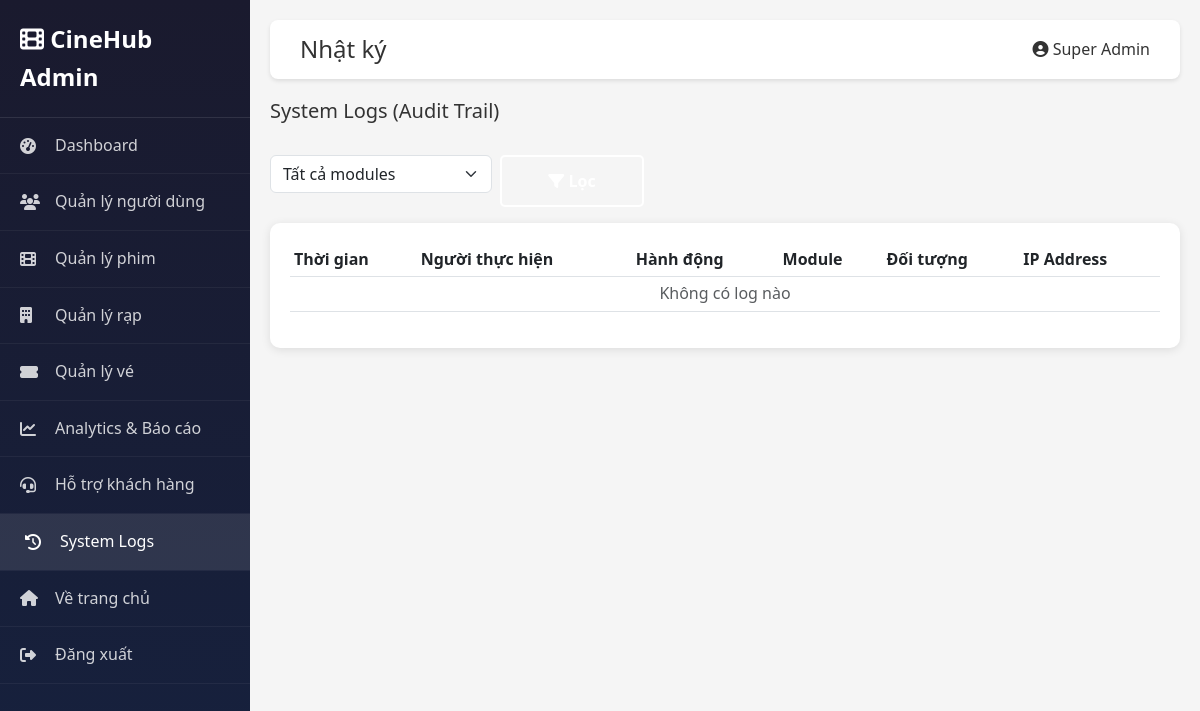
Page /?route=admin/logs (signed in) on the earlier database version.
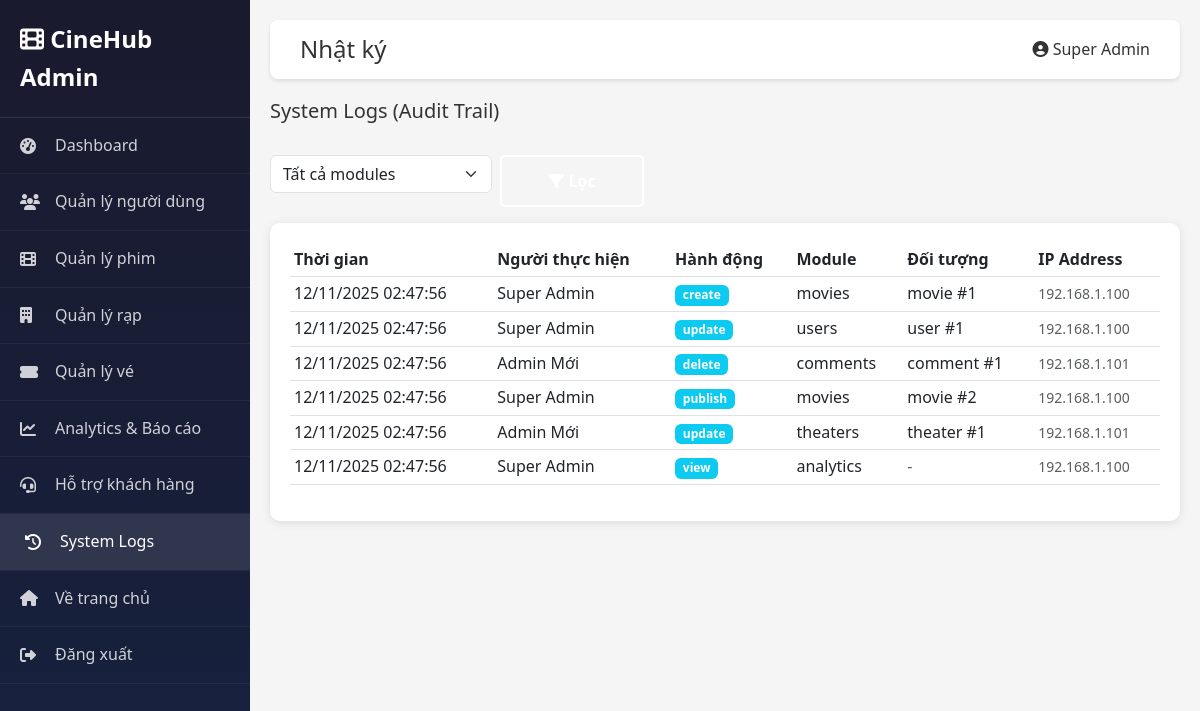
Same page on the later database version.
### tables this page shows
CREATE TABLE `admin_logs` (
  `id` int(11) NOT NULL,
  `user_id` int(11) NOT NULL,
  `action` varchar(100) NOT NULL,
  `module` varchar(50) NOT NULL,
  `target_type` varchar(50) DEFAULT NULL,
  `target_id` int(11) DEFAULT NULL,
  `old_data` text DEFAULT NULL,
  `new_data` text DEFAULT NULL,
  `ip_address` varchar(45) DEFAULT NULL,
  `user_agent` text DEFAULT NULL,
  `created_at` timestamp NOT NULL DEFAULT current_timestamp()
);

CREATE TABLE `users` (
  `id` int(11) NOT NULL,
  `name` varchar(100) NOT NULL,
  `email` varchar(120) NOT NULL,
  `password` varchar(255) NOT NULL,
  `avatar` varchar(255) DEFAULT NULL,
  `birthdate` date DEFAULT NULL,
  `rank` enum('Bronze','Silver','Gold','Platinum') DEFAULT 'Bronze',
  `points` int(11) DEFAULT 0,
  `subscription_id` int(11) DEFAULT NULL,
  `status` enum('active','inactive','banned') DEFAULT 'active',
  `email_verified` tinyint(1) DEFAULT 0,
  `created_at` timestamp NOT NULL DEFAULT current_timestamp(),
  `updated_at` timestamp NOT NULL DEFAULT current_timestamp() ON UPDATE current_timestamp(),
  `role` enum('user','admin','moderator') DEFAULT 'user',
  `is_active` tinyint(1) DEFAULT 1,
  `last_login` datetime DEFAULT NULL
);

### modules/admin/AdminController.php (called while the page is built, shortened)
<?php
require_once __DIR__ . '/../../core/Controller.php';
require_once __DIR__ . '/../../core/Database.php';
class AdminController extends Controller {
    protected function adminView($view, $data = []) {
        extract($data);
        require_once __DIR__ . '/views/' . $view . '.php';
        require_once __DIR__ . '/views/layout.php';
    }
    public function logs() {
        $db = Database::getInstance();
        $user = AdminMiddleware::checkAdmin();
        $logs = $db->fetchAll("
            SELECT al.*, u.name as user_name, u.email
            FROM admin_logs al
            JOIN users u ON al.user_id = u.id
            ORDER BY al.created_at DESC
            LIMIT 100
        ");
        $this->adminView('logs', [
            'logs' => $logs,
            'user' => $user,
            'title' => 'Nhật ký',
            'current_page' => 'logs'
        ]);
    }
}
?>

### index.php (called while the page is built, shortened)
<?php
$route = $_GET['route'] ?? 'home/index';
$parts = explode('/', $route);
$action = $parts[1] ?? 'index';
$controller = new $controllerName();
$controller->$action();
?>

### core/Database.php (called while the page is built, shortened)
<?php
class Database {
    private static $instance = null;
    private $pdo;
    private $host = 'localhost';
    private $port = 3306;
    private $dbname = 'cinehub';
    private $username = 'root';
    private $password = '';
    private $charset = 'utf8mb4';
    private function __construct() {
        try {
            $dsn = "mysql:host={$this->host};port={$this->port};dbname={$this->dbname};charset={$this->charset}";
            $this->pdo = new PDO($dsn, $this->username, $this->password);
            $this->pdo->setAttribute(PDO::ATTR_ERRMODE, PDO::ERRMODE_EXCEPTION);
            $this->pdo->setAttribute(PDO::ATTR_DEFAULT_FETCH_MODE, PDO::FETCH_ASSOC);
        } catch(PDOException $e) {
            die("Lỗi kết nối database: " . $e->getMessage() .
                "<br><br>Vui lòng kiểm tra:<br>" .
                "1. MySQL đã được khởi động chưa?<br>" .
                "2. Database '{$this->dbname}' đã được tạo chưa?<br>" .
                "3. Password MySQL có đúng không? (hiện tại: " . ($this->password ?: 'rỗng') . ")<br>" .
                "4. Port MySQL có đúng không? (hiện tại: {$this->port})<br>" .
                "5. Nếu cần thay đổi password hoặc port, sửa file core/Database.php");
        }
    }
    public static function getInstance() {
        if (self::$instance === null) {
            self::$instance = new self();
        }
        return self::$instance;
    }
    public function query($sql, $params = []) {
        $stmt = $this->pdo->prepare($sql);
        $stmt->execute($params);
        return $stmt;
    }
    public function fetchAll($sql, $params = []) {
        return $this->query($sql, $params)->fetchAll();
    }
}
?>

### modules/admin/views/logs.php (the view, shortened to what the changed rows need)
<div class="stat-card">
    <div class="table-responsive">
        <table class="table table-hover table-sm">
            <thead>
                <tr>
                    <th>Thời gian</th>
                    <th>Người thực hiện</th>
                    <th>Hành động</th>
                    <th>Module</th>
                    <th>Đối tượng</th>
                    <th>IP Address</th>
                </tr>
            </thead>
            <tbody>
                <?php if (empty($logs)): ?>
                    <tr>
                        <td colspan="6" class="text-center text-muted">Không có log nào</td>
                    </tr>
                <?php else: ?>
                    <?php foreach ($logs as $log): ?>
                        <tr>
                            <td><?php echo date('d/m/Y H:i:s', strtotime($log['created_at'])); ?></td>
                            <td>
                                <div><?php echo htmlspecialchars($log['user_name']); ?></div>
                            </td>
                            <td>
                                <span class="badge bg-info"><?php echo htmlspecialchars($log['action']); ?></span>
                            </td>
                            <td><?php echo htmlspecialchars($log['module']); ?></td>
                            <td>
                                <?php if ($log['target_type'] && $log['target_id']): ?>
                                    <?php echo htmlspecialchars($log['target_type']); ?> #<?php echo $log['target_id']; ?>
                                <?php else: ?>
                                    <span class="text-muted">-</span>
                                <?php endif; ?>
                            </td>
                            <td><small class="text-muted"><?php echo htmlspecialchars($log['ip_address'] ?? 'N/A'); ?></small></td>
                        </tr>
                    <?php endforeach; ?>
                <?php endif; ?>
            </tbody>
        </table>
    </div>
</div>

Differences in the rows shown:
added admin_logs: created_at "12/11/2025 02:47:56", user.name "Super Admin", action "create", module "movies", target_type "movie", target "1", ip_address "192.168.1.100"
added admin_logs: created_at "12/11/2025 02:47:56", user.name "Super Admin", action "update", module "users", target_type "user", target "1", ip_address "192.168.1.100"
added admin_logs: created_at "12/11/2025 02:47:56", user.name "Admin Mới", action "delete", module "comments", target_type "comment", target "1", ip_address "192.168.1.101"
added admin_logs: created_at "12/11/2025 02:47:56", user.name "Super Admin", action "publish", module "movies", target_type "movie", target "2", ip_address "192.168.1.100"
added admin_logs: created_at "12/11/2025 02:47:56", user.name "Admin Mới", action "update", module "theaters", target_type "theater", target "1", ip_address "192.168.1.101"
added admin_logs: created_at "12/11/2025 02:47:56", user.name "Super Admin", action "view", module "analytics", ip_address "192.168.1.100"
Other differences:
text no longer shown: "Không có log nào"
